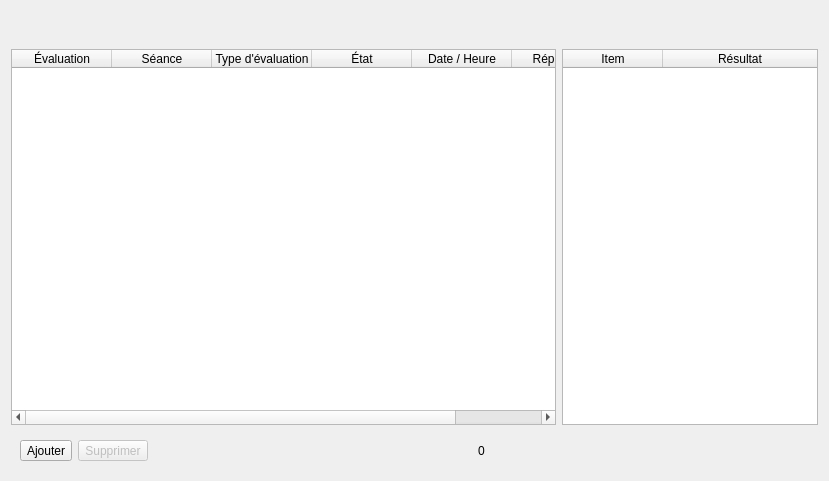
<?xml version="1.0" encoding="UTF-8"?>
<ui version="4.0">
 <class>TestsWidget</class>
 <widget class="QWidget" name="TestsWidget">
  <property name="geometry">
   <rect>
    <x>0</x>
    <y>0</y>
    <width>829</width>
    <height>481</height>
   </rect>
  </property>
  <property name="windowTitle">
   <string>Données</string>
  </property>
  <layout class="QVBoxLayout" name="verticalLayout">
   <item>
    <widget class="ResultMessageWidget" name="wdgMessages" native="true">
     <property name="minimumSize">
      <size>
       <width>0</width>
       <height>32</height>
      </size>
     </property>
    </widget>
   </item>
   <item>
    <layout class="QHBoxLayout" name="horizontalLayout_2">
     <item>
      <widget class="QTableWidget" name="tableTests">
       <property name="editTriggers">
        <set>QAbstractItemView::NoEditTriggers</set>
       </property>
       <property name="showDropIndicator" stdset="0">
        <bool>false</bool>
       </property>
       <property name="selectionMode">
        <enum>QAbstractItemView::ExtendedSelection</enum>
       </property>
       <property name="selectionBehavior">
        <enum>QAbstractItemView::SelectRows</enum>
       </property>
       <property name="iconSize">
        <size>
         <width>32</width>
         <height>32</height>
        </size>
       </property>
       <property name="sortingEnabled">
        <bool>true</bool>
       </property>
       <attribute name="horizontalHeaderStretchLastSection">
        <bool>true</bool>
       </attribute>
       <attribute name="verticalHeaderVisible">
        <bool>false</bool>
       </attribute>
       <attribute name="verticalHeaderStretchLastSection">
        <bool>false</bool>
       </attribute>
       <column>
        <property name="text">
         <string>Évaluation</string>
        </property>
       </column>
       <column>
        <property name="text">
         <string>Séance</string>
        </property>
       </column>
       <column>
        <property name="text">
         <string>Type d'évaluation</string>
        </property>
       </column>
       <column>
        <property name="text">
         <string>État</string>
        </property>
       </column>
       <column>
        <property name="text">
         <string>Date / Heure</string>
        </property>
       </column>
       <column>
        <property name="text">
         <string>Répondant</string>
        </property>
       </column>
      </widget>
     </item>
     <item>
      <widget class="QTableWidget" name="tableTestSummary">
       <property name="sizePolicy">
        <sizepolicy hsizetype="Maximum" vsizetype="Expanding">
         <horstretch>0</horstretch>
         <verstretch>0</verstretch>
        </sizepolicy>
       </property>
       <property name="editTriggers">
        <set>QAbstractItemView::NoEditTriggers</set>
       </property>
       <property name="selectionMode">
        <enum>QAbstractItemView::ExtendedSelection</enum>
       </property>
       <property name="selectionBehavior">
        <enum>QAbstractItemView::SelectRows</enum>
       </property>
       <attribute name="horizontalHeaderStretchLastSection">
        <bool>true</bool>
       </attribute>
       <column>
        <property name="text">
         <string>Item</string>
        </property>
       </column>
       <column>
        <property name="text">
         <string>Résultat</string>
        </property>
       </column>
      </widget>
     </item>
    </layout>
   </item>
   <item>
    <widget class="QFrame" name="frameButtons">
     <layout class="QHBoxLayout" name="horizontalLayout">
      <item>
       <widget class="QToolButton" name="btnNew">
        <property name="cursor">
         <cursorShape>PointingHandCursor</cursorShape>
        </property>
        <property name="text">
         <string>Ajouter</string>
        </property>
        <property name="icon">
         <iconset resource="../../resources/TeraClient.qrc">
          <normaloff>:/icons/new.png</normaloff>:/icons/new.png</iconset>
        </property>
        <property name="iconSize">
         <size>
          <width>24</width>
          <height>24</height>
         </size>
        </property>
        <property name="toolButtonStyle">
         <enum>Qt::ToolButtonTextBesideIcon</enum>
        </property>
       </widget>
      </item>
      <item>
       <widget class="QToolButton" name="btnDelete">
        <property name="enabled">
         <bool>false</bool>
        </property>
        <property name="cursor">
         <cursorShape>PointingHandCursor</cursorShape>
        </property>
        <property name="text">
         <string>Supprimer</string>
        </property>
        <property name="icon">
         <iconset resource="../../resources/TeraClient.qrc">
          <normaloff>:/icons/delete_old.png</normaloff>:/icons/delete_old.png</iconset>
        </property>
        <property name="iconSize">
         <size>
          <width>24</width>
          <height>24</height>
         </size>
        </property>
        <property name="toolButtonStyle">
         <enum>Qt::ToolButtonTextBesideIcon</enum>
        </property>
       </widget>
      </item>
      <item>
       <spacer name="horizontalSpacer_2">
        <property name="orientation">
         <enum>Qt::Horizontal</enum>
        </property>
        <property name="sizeHint" stdset="0">
         <size>
          <width>40</width>
          <height>20</height>
         </size>
        </property>
       </spacer>
      </item>
      <item>
       <widget class="QLabel" name="lblTestsCount">
        <property name="text">
         <string>0</string>
        </property>
       </widget>
      </item>
      <item>
       <spacer name="horizontalSpacer">
        <property name="orientation">
         <enum>Qt::Horizontal</enum>
        </property>
        <property name="sizeHint" stdset="0">
         <size>
          <width>40</width>
          <height>20</height>
         </size>
        </property>
       </spacer>
      </item>
     </layout>
    </widget>
   </item>
  </layout>
 </widget>
 <customwidgets>
  <customwidget>
   <class>ResultMessageWidget</class>
   <extends>QWidget</extends>
   <header>widgets/ResultMessageWidget.h</header>
   <container>1</container>
  </customwidget>
 </customwidgets>
 <resources>
  <include location="../../resources/TeraClient.qrc"/>
 </resources>
 <connections/>
</ui>
